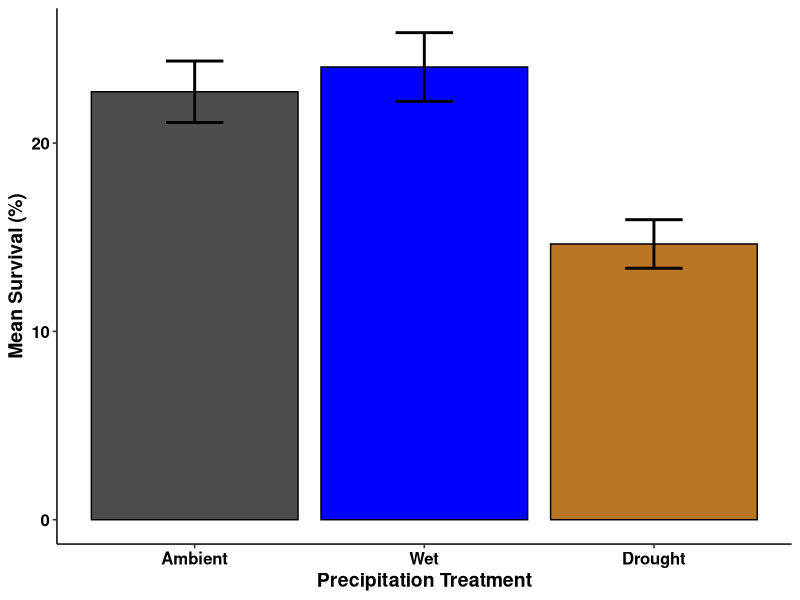
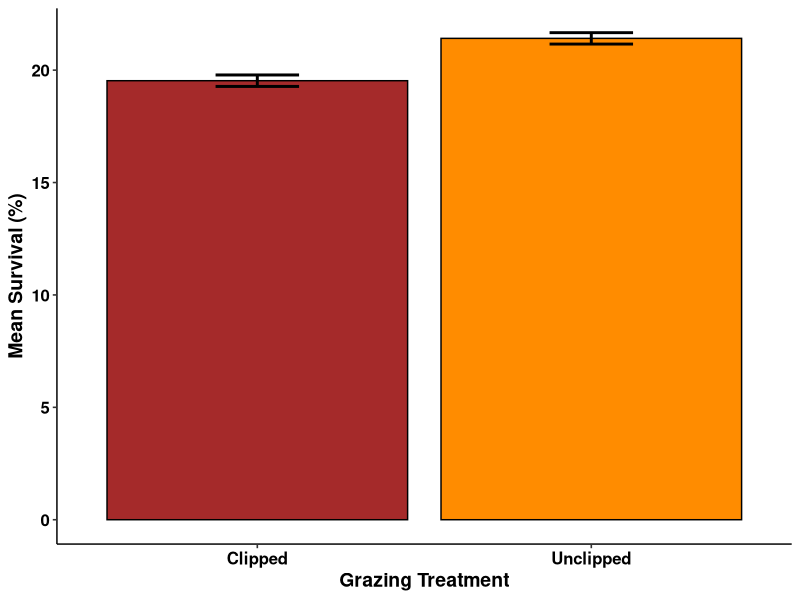
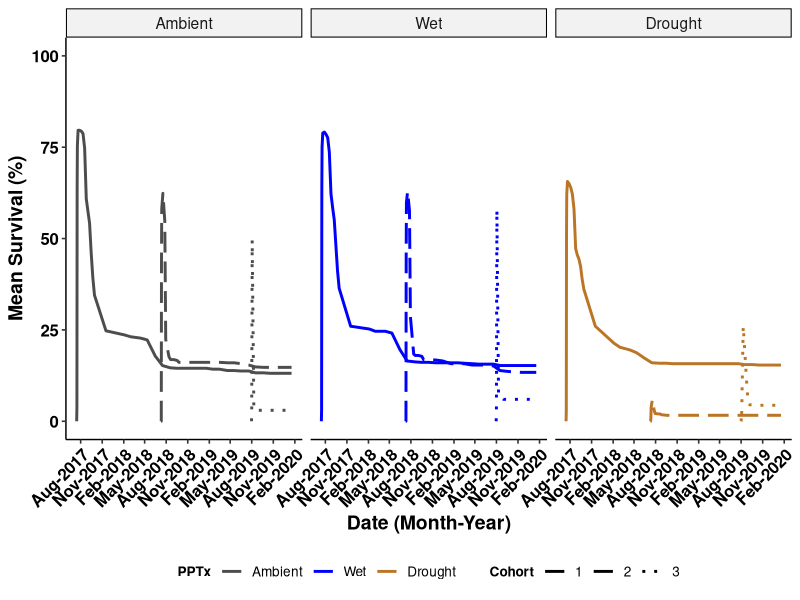
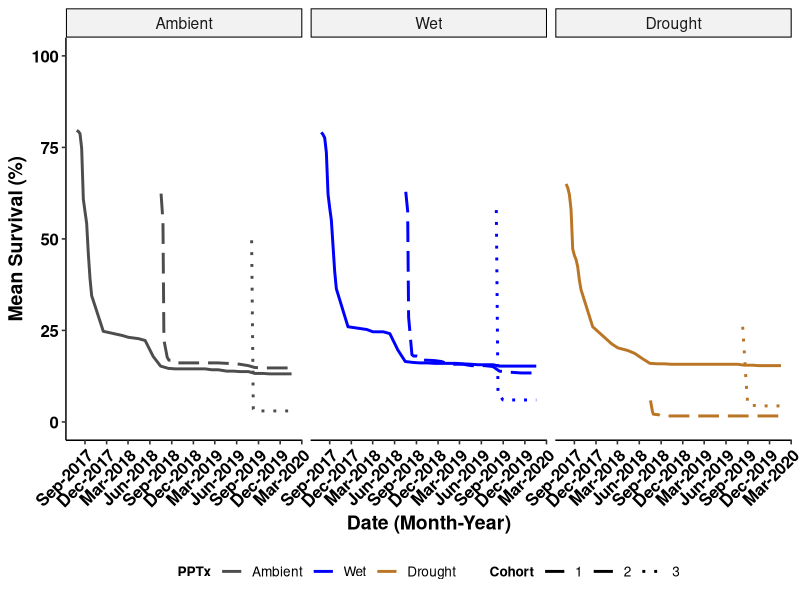
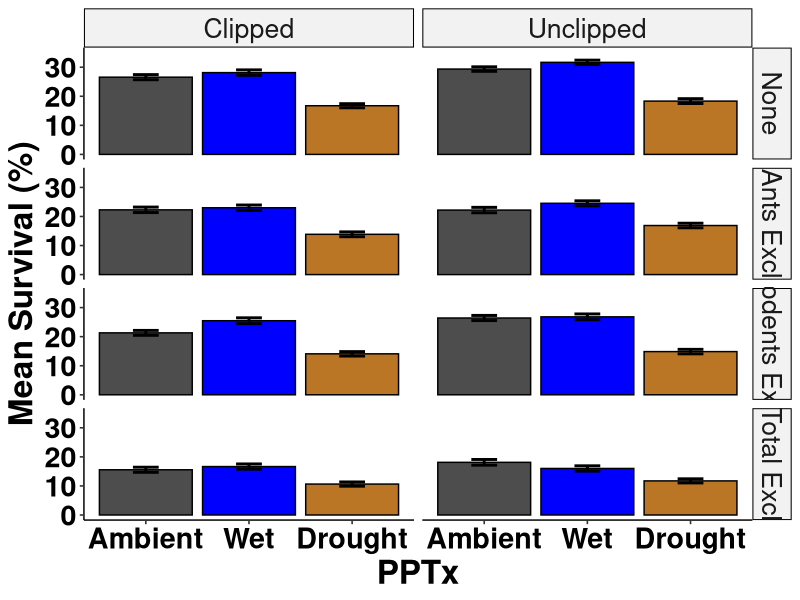
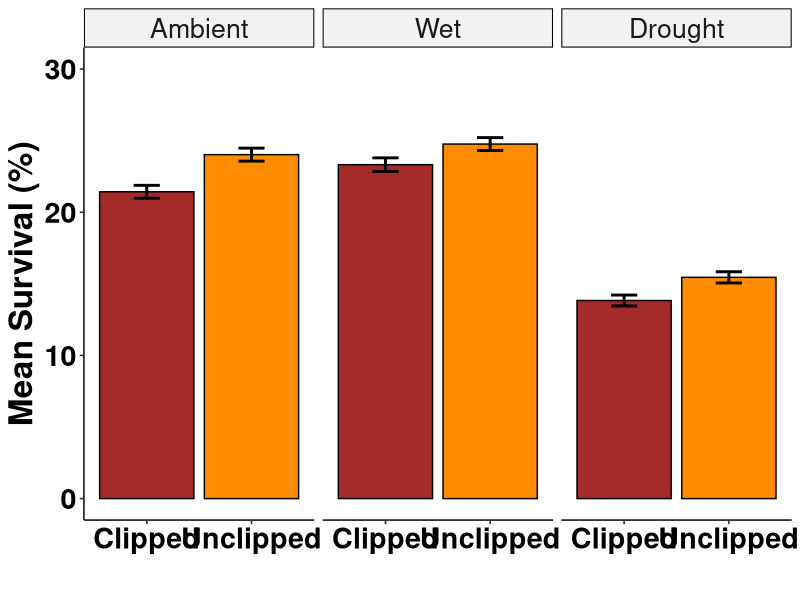
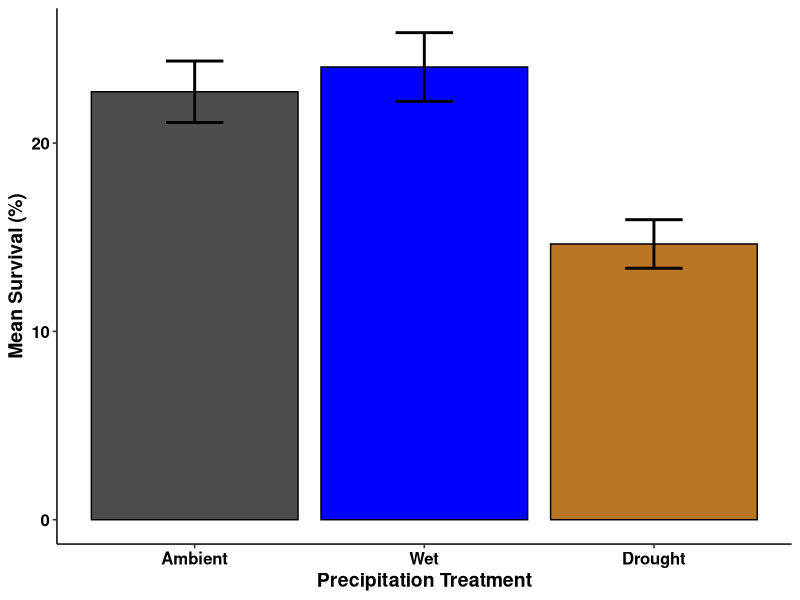
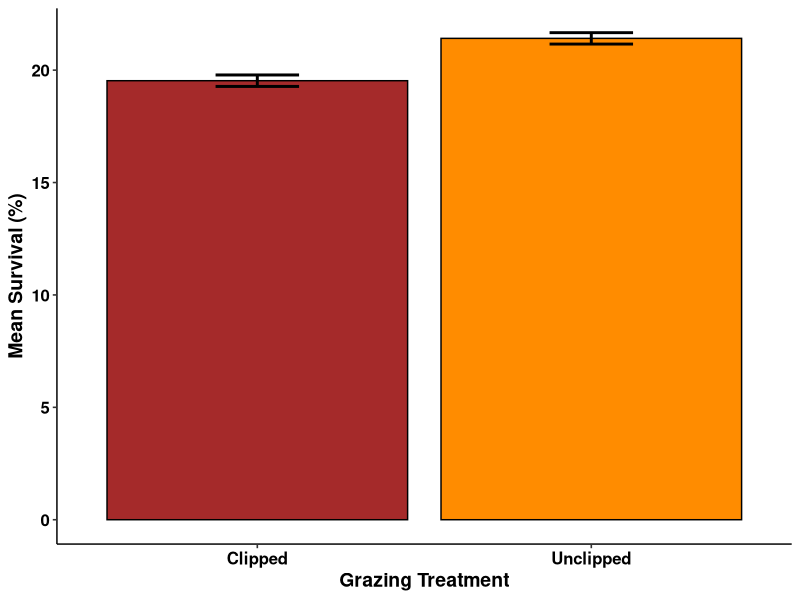

Here is the R script that generated these plots, in order: (Note: this script raises an error after producing the figures.)
# USDA Rainout - Santa Rita Experimental Range
# Data visualizations-main
# Austin Rutherford
# email:arutherford@email.arizona.edu
# 2021-03-29

# Load packages
library(tidyverse)
library(forcats)
library(vroom)
library(ggpubr)
library(glmmTMB)
library(dplyr)

### Read in clean seedlings data with model outputs from "srer_rainout_stats_summarize"
seedlings_obs <- vroom("Data/seedlings_obs.csv",
                   col_types = c(.default = "f",
                                 ObsID = "i",
                                 date = "D",
                                 survival = "i",
                                 died = "i",
                                 tot_germination = "i",
                                 herb_lived = "i",
                                 herb_died = "i",
                                 tot_herbivory = "i",
                                 granivory = "i",
                                 res_surv = "d",
                                 sim_surv = "d",
                                 sim_fit_surv = "d",
                                 pred_surv = "d"))
str(seedlings_obs)
glimpse(seedlings_obs)

# create data set for raw survival data
tot_surv <- seedlings_obs %>% 
  group_by(precip, cohort, date) %>% 
  summarise(mean_surv = mean(survival),
            sd_surv = sd(survival),
            counts = n(),
            se_surv = (sd_surv/sqrt(counts))) %>%
  mutate(upper = mean_surv + se_surv,
         lower = mean_surv - se_surv,
         date = as.Date(date))

summary(tot_surv)


bar_surv_fig <- tot_surv %>%
  group_by(precip) %>% 
  summarise(mean_precip_per = (100*mean(mean_surv)/10),
            mean_se_per = (100*mean(se_surv)/10)) %>%
  mutate(upper = mean_precip_per + mean_se_per,
         lower = mean_precip_per - mean_se_per) %>%
  mutate(precip = recode_factor(precip,
                                      "Control" = "Ambient",
                                      "IR" = "Wet",
                                       "RO" = "Drought", .ordered = TRUE)) %>% 
  ggplot(mapping = aes(x = precip, y = mean_precip_per, fill = precip)) +
  geom_bar(stat="identity", color = "black", position=position_dodge()) +
  geom_errorbar(aes(ymin = lower, ymax = upper), width = 0.25, position = position_dodge(), size = 1) +
  scale_fill_manual(values = c("grey30","blue1","#ba7525")) +
  scale_x_discrete(labels = c("Ambient","Wet", "Drought")) +
  labs(y = "Mean Survival (%)",
       x = "Precipitation Treatment") +
  theme_pubr(legend = "none") +
  labs_pubr()

bar_surv_fig

ggsave(filename = "Figures_Tables/bar_mean_surv.tiff",
       plot = bar_surv_fig,
       dpi = 800,
       width = 22,
       height = 12,
       units = "in",
       compression = "lzw")

# create data set for clip
tot_surv_c <- seedlings_obs %>% 
  group_by(clip) %>% 
  summarise(mean_surv = 100*mean(survival/10),
            sd_surv = 100*sd(survival/10),
            counts = n(),
            se_surv = (sd_surv/sqrt(counts))) %>%
  mutate(upper = mean_surv + se_surv,
         lower = mean_surv - se_surv)

bar_cliponly_fig <- tot_surv_c %>%
  ggplot(mapping = aes(x = clip, y = mean_surv, fill = clip)) +
  geom_bar(stat="identity", color = "black", position=position_dodge()) +
  geom_errorbar(aes(ymin = lower, ymax = upper), width = 0.25, position = position_dodge(), size = 1) +
  scale_fill_manual(values = c("brown","darkorange")) +
  scale_x_discrete(labels = c("Clipped","Unclipped")) +
  labs(y = "Mean Survival (%)",
       x = "Grazing Treatment") +
  theme_pubr(legend = "none") +
  labs_pubr()

bar_cliponly_fig

ggsave(filename = "Figures_Tables/bar_cliponly_surv.tiff",
       plot = bar_cliponly_fig,
       dpi = 800,
       width = 22,
       height = 12,
       units = "in",
       compression = "lzw")

# plot survival over time, all dates
line_mean_surv <- tot_surv %>% 
  mutate(precip = recode_factor(precip,
                                "Control" = "Ambient",
                                "IR" = "Wet",
                                "RO" = "Drought", .ordered = TRUE)) %>% 
  ggplot(aes(x = date, y = 10*mean_surv, group = cohort, color = precip)) + 
  scale_color_manual(values = c("grey30", "blue1", "#ba7525")) +
  #scale_y_continuous(breaks = seq(0, 120, 10), expand = c(0.02,0)) +
  scale_x_date(date_labels = "%b-%Y", date_breaks = "3 months") +
  geom_line(aes(linetype = cohort), stat = "identity", size = 1) + 
  scale_linetype_manual(values=c("solid","longdash", "dotted")) +
  scale_fill_manual(values = c("grey30","blue1", "red1")) +
  ylim(0, 100) +
  labs(y = "Mean Survival (%)",
       x = "Date (Month-Year)",
       color = "PPTx",
       linetype = "Cohort") +
  facet_wrap(~precip, ncol = 3, nrow = 1) +
  theme_pubr(legend = "bottom", x.text.angle = 45) +
  labs_pubr()

line_mean_surv

ggsave(filename = "Figures_Tables/seedlings/line_mean_surv.tiff",
       plot = line_mean_surv,
       dpi = 800,
       width = 22,
       height = 12,
       units = "in",
       compression = "lzw")


# remove the lead up survival to start max for each cohort (following Archer suggestions)
surv_small_1 <- tot_surv %>% 
  filter(cohort == 1) %>% 
  filter(date > "2017-07-21")

surv_small_2 <- tot_surv %>% 
  filter(cohort == 2) %>% 
  filter(date >= "2018-07-18")

surv_small_3 <- tot_surv %>% 
  filter(cohort == 3 & precip != "RO") %>% 
  filter(date >= "2019-08-03")

surv_small_drought <- tot_surv %>% 
  filter(precip == "RO" & date >= "2019-08-10")

surv_small_all <- rbind(surv_small_1, surv_small_2, surv_small_3, surv_small_drought)

line_mean_surv_archer <- surv_small_all %>% 
  mutate(precip = recode_factor(precip,
                                "Control" = "Ambient",
                                "IR" = "Wet",
                                "RO" = "Drought", .ordered = TRUE)) %>% 
  ggplot(aes(x = date, y = 10*mean_surv, group = cohort, color = precip)) + 
  scale_color_manual(values = c("grey30", "blue1", "#ba7525")) +
  #scale_y_continuous(breaks = seq(0, 120, 10), expand = c(0.02,0)) +
  scale_x_date(date_labels = "%b-%Y", date_breaks = "3 months") +
  geom_line(aes(linetype = cohort), stat = "identity", size = 1) + 
  scale_linetype_manual(values=c("solid","longdash", "dotted")) +
  scale_fill_manual(values = c("grey30","blue1", "red1")) +
  ylim(0, 100) +
  labs(y = "Mean Survival (%)",
       x = "Date (Month-Year)",
       color = "PPTx",
       linetype = "Cohort") +
  facet_wrap(~precip, ncol = 3, nrow = 1) +
  theme_pubr(legend = "bottom", x.text.angle = 45) +
  labs_pubr()

line_mean_surv_archer

ggsave(filename = "Figures_Tables/seedlings/line_mean_surv_archer.tiff",
       plot = line_mean_surv_archer,
       dpi = 800,
       width = 22,
       height = 12,
       units = "in",
       compression = "lzw")

# calculate summary info
tot_surv_summary <- seedlings_obs %>% 
  group_by(precip, cohort, date) %>% 
  summarise(mean_surv = 100*mean(survival/10),
            sd_surv = 100*sd(survival/10),
            counts = n(),
            se_surv = (sd_surv/sqrt(counts))) %>%
  mutate(upper = mean_surv + se_surv,
         lower = mean_surv - se_surv)

tot_surv_summary_pcohort <- seedlings_obs %>% 
  group_by(precip, cohort) %>% 
  summarise(mean_surv = 100*mean(survival/10),
            sd_surv = 100*sd(survival/10),
            counts = n(),
            se_surv = (sd_surv/sqrt(counts))) %>%
  mutate(upper = mean_surv + se_surv,
         lower = mean_surv - se_surv)

# create data set for precip and excl and clip
tot_surv_pce <- seedlings_obs %>% 
  group_by(precip, excl, clip) %>% 
  summarise(mean_surv = 100*mean(survival/10),
            sd_surv = 100*sd(survival/10),
            counts = n(),
            se_surv = (sd_surv/sqrt(counts))) %>%
  mutate(upper = mean_surv + se_surv,
         lower = mean_surv - se_surv)

bar_pce_fig <- tot_surv_pce %>%
  mutate(precip = recode_factor(precip,
                                "Control" = "Ambient",
                                "IR" = "Wet",
                                "RO" = "Drought", .ordered = TRUE)) %>% 
  mutate(excl = recode_factor(excl, 
                              "Control" = "None",
                              "Ants" = "Ants Excl",
                              "Rodents" = "Rodents Excl",
                              "Total" = "Total Excl")) %>% 
  ggplot(mapping = aes(x = precip, y = mean_surv, fill = precip)) +
  geom_bar(stat="identity", color = "black", position=position_dodge()) +
  geom_errorbar(aes(ymin = lower, ymax = upper), width = 0.25, position = position_dodge(), size = 1) +
  scale_fill_manual(values = c("grey30", "blue1", "#ba7525")) +
  scale_x_discrete(labels = c("Ambient", "Wet", "Drought")) +
  ylim(0, 35) +
  labs(y = "Mean Survival (%)",
       x = "PPTx") +
  theme_pubr(legend = "none") +
  facet_grid(cols = vars(clip), rows = vars(excl)) +
  labs_pubr(base_size = 24)

bar_pce_fig

ggsave(filename = "Figures_Tables/bar_alltx_surv.tiff",
       plot = bar_pce_fig,
       dpi = 800,
       width = 22,
       height = 12,
       units = "in",
       compression = "lzw")


# create data set for precip and clip
tot_surv_pc <- seedlings_obs %>% 
  group_by(precip, clip) %>% 
  summarise(mean_surv = 100*mean(survival/10),
            sd_surv = 100*sd(survival/10),
            counts = n(),
            se_surv = (sd_surv/sqrt(counts))) %>%
  mutate(upper = mean_surv + se_surv,
         lower = mean_surv - se_surv)

bar_clip_fig <- tot_surv_pc %>%
  mutate(precip = recode_factor(precip,
                                "Control" = "Ambient",
                                "IR" = "Wet",
                                "RO" = "Drought", .ordered = TRUE)) %>% 
  ggplot(mapping = aes(x = clip, y = mean_surv, fill = clip)) +
  geom_bar(stat="identity", color = "black", position=position_dodge()) +
  geom_errorbar(aes(ymin = lower, ymax = upper), width = 0.25, position = position_dodge(), size = 1) +
  scale_fill_manual(values = c("brown","darkorange")) +
  scale_x_discrete(labels = c("Clipped","Unclipped")) +
  ylim(0, 30) +
  labs(y = "Mean Survival (%)",
       x = "") +
  theme_pubr(legend = "none") +
  facet_wrap(~precip)+
  labs_pubr(base_size = 24)

bar_clip_fig

ggsave(filename = "Figures_Tables/bar_clip_surv.tiff",
       plot = bar_clip_fig,
       dpi = 800,
       width = 22,
       height = 12,
       units = "in",
       compression = "lzw")


# if want to look at effects treating monsoon precip as continuous
precip_cont_surv_df_1 <- seedlings_obs %>% 
  group_by(cohort) %>%
  filter(cohort == "1") %>% 
  mutate(precip_cont = dplyr::recode(precip,
                                     "Control" = "280",
                                     "IR" = "462",
                                     "RO" = "98")) %>% 
  mutate(precip_cont = as.numeric(as.character(precip_cont)))

precip_cont_surv_df_2 <-seedlings_obs %>% 
  group_by(cohort) %>%
  filter(cohort == "2") %>% 
  mutate(precip_cont = dplyr::recode(precip,
                                     "Control" = "330",
                                     "IR" = "545",
                                     "RO" = "115")) %>% 
  mutate(precip_cont = as.numeric(as.character(precip_cont)))

precip_cont_surv_df_3 <-seedlings_obs %>% 
  group_by(cohort) %>%
  filter(cohort == "3") %>% 
  mutate(precip_cont = dplyr::recode(precip,
                                     "Control" = "292",
                                     "IR" = "482",
                                     "RO" = "102")) %>% 
  mutate(precip_cont = as.numeric(as.character(precip_cont)))

precip_cont_surv_df <- rbind(precip_cont_df_1, precip_cont_df_2, precip_cont_df_3)


# predicted survival clip vs unclip across exclusion treatments
precip_cont_surv_df %>%
  group_by(precip_cont, precip, clip, excl) %>% 
  summarise(mean_pred_surv = 100*mean(pred_surv/10)) %>% #convert survival to a percentage
  ggplot(aes(x = precip_cont, y = mean_pred_surv, color = clip, group = clip)) + 
  geom_smooth(method = "glm", formula = y ~ log(x))+
  labs(y = "Mean Predicted Survival (%)",
       x = "Precipitation (mm)",
       color = "Grazing") +
  labs_pubr() +
  facet_wrap(~excl, nrow = 1)

# predicted survival only exclusion txs
precip_cont_surv_df %>% 
  ggplot(aes(x = precip_cont, y = 100*(pred_surv/10), color = excl, group = excl)) + 
  geom_smooth(method = "glm", formula = y ~ log(x))+
  labs(y = "Predicted Survival (%)",
       x = "Precipitation (mm)",
       color = "Excl")+
  labs_pubr()+
  theme_pubr()

# predicted survival only PPT
pred_surv_cont <- precip_cont_surv_df %>% 
  ggplot(aes(x = precip_cont, y = 100*(pred_surv/10))) + 
  geom_smooth(method = "glm", formula = y ~ log(x))+
  labs(y = "Predicted Survival (%)",
       x = "Precipitation (mm)")+
  labs_pubr()+
  theme_pubr()

pred_surv_cont

ggsave(filename = "Figures_Tables/pred_surv_cont.tiff",
       plot = pred_surv_cont,
       dpi = 800,
       width = 22,
       height = 12,
       units = "in",
       compression = "lzw")

# obs clip vs unclip across exclusion treatments
precip_cont_surv_df %>%
  group_by(precip_cont, precip, clip, excl) %>% 
  summarise(mean_surv = 100*mean(survival/10)) %>% #convert survival to a percentage
  ggplot(aes(x = precip_cont, y = mean_surv, color = clip, group = clip)) + 
  geom_smooth(method = "glm", formula = y ~ log(x))+
  labs(y = "Mean Survival (%)",
       x = "Precipitation (mm)",
       color = "Grazing") +
  labs_pubr() +
  facet_wrap(~excl, nrow = 1)+
  theme_pubr()

# only exclusion txs
precip_cont_surv_df %>%
  group_by(precip_cont, precip, clip, excl) %>% 
  summarise(mean_surv = 100*mean(survival/10)) %>% #convert survival to a percentage
  ggplot(aes(x = precip_cont, y = mean_surv, color = excl, group = excl)) + 
  geom_smooth(method = "glm", formula = y ~ log(x))+
  labs(y = "Mean Survival (%)",
       x = "Precipitation (mm)",
       color = "Exclusion") +
  labs_pubr() +
  theme_pubr()


describeBy(seedlings_obs, group = "excl")
